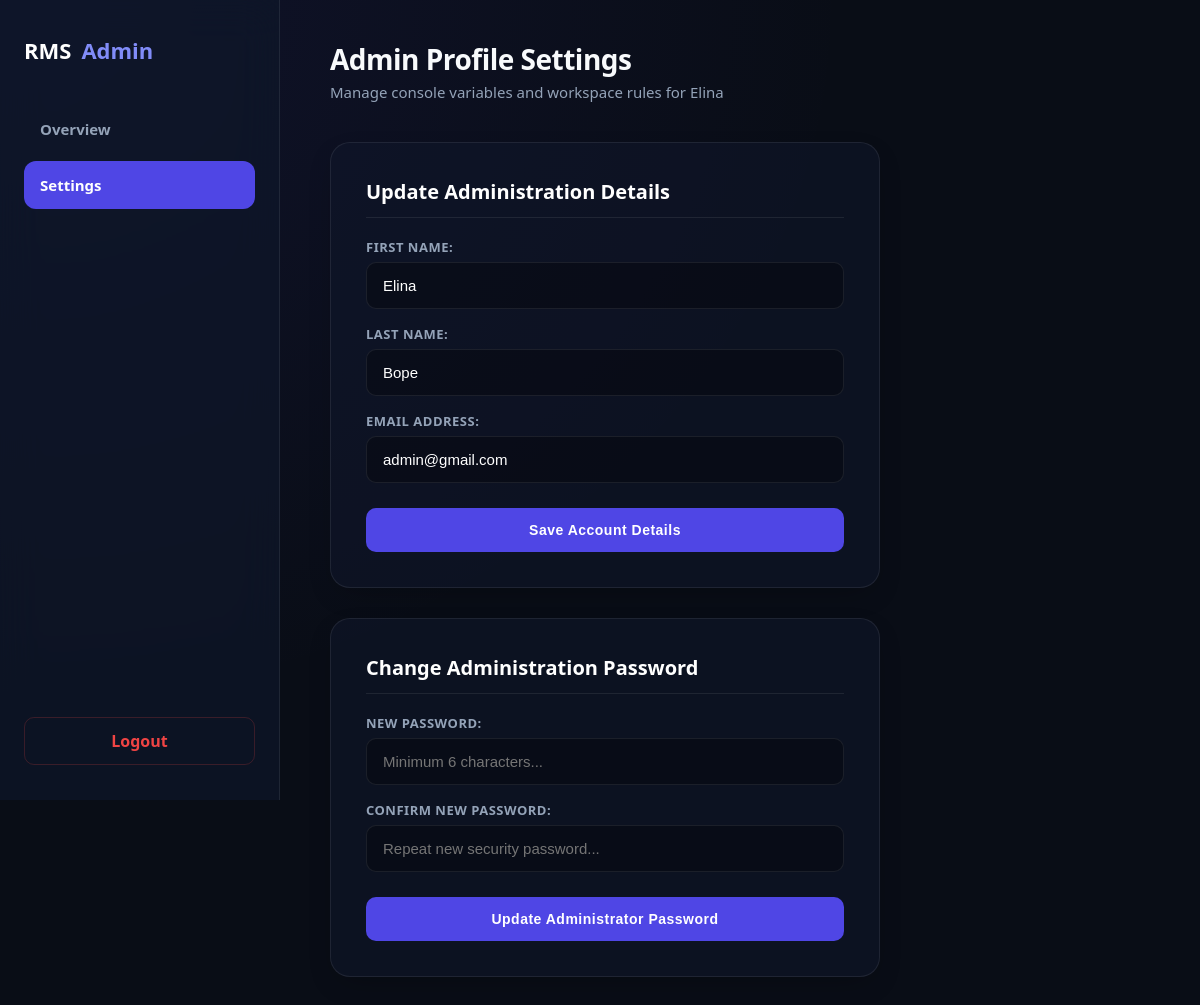
Page /admin/profile_settings.php (signed in) on the committed database.
### tables this page shows
CREATE TABLE `users` (
  `id` int(11) NOT NULL,
  `name` varchar(100) DEFAULT NULL,
  `email` varchar(100) DEFAULT NULL,
  `password` varchar(255) DEFAULT NULL,
  `role` enum('admin','user','technician') DEFAULT NULL,
  `first_name` varchar(50) DEFAULT NULL,
  `last_name` varchar(50) DEFAULT NULL,
  `profile_image` varchar(255) DEFAULT NULL,
  `created_at` timestamp NOT NULL DEFAULT current_timestamp()
);

### admin/profile_settings.php (the view, shortened to what this page needs)
<?php
include "../config/db.php";
$admin_id = $_SESSION['user_id'];
$admin_profile = $conn->query("SELECT * FROM users WHERE id='$admin_id'")->fetch_assoc();
$first = $admin_profile['first_name'] ?? $admin_profile['firstname'] ?? '';
$last = $admin_profile['last_name'] ?? $admin_profile['lastname'] ?? '';
$email_val = $admin_profile['email'] ?? '';
$display_name = !empty($first) ? htmlspecialchars(ucfirst(trim($first))) : 'Admin';
?>
<!DOCTYPE html>
<html lang="en">
<head>
</head>
<body>
    <nav class="sidebar">
        <div>
            <a href="dashboard.php" class="sidebar-brand">RMS <span>Admin</span></a>
            <div class="menu">
                <a href="dashboard.php" class="menu-link">Overview</a>
                <a href="profile_settings.php" class="menu-link active">Settings</a>
            </div>
        </div>
        <div class="sidebar-footer" style="width:100%;">
            <a href="../auth/logout.php">Logout</a>
        </div>
    </nav>
    <main class="main">
        <div class="topbar">
            <div class="welcome">
                <h1>Admin Profile Settings</h1>
                <p>Manage console variables and workspace rules for <?php echo $display_name; ?></p>
            </div>
        </div>
        <div class="settings-container">
            <div class="settings-card">
                <h2>Update Administration Details</h2>
                <form method="POST" action="profile_settings.php">
                    <label for="first_name">First Name:</label>
                    <input type="text" id="first_name" name="first_name" value="<?php echo htmlspecialchars($first); ?>" required>
                    <label for="last_name">Last Name:</label>
                    <input type="text" id="last_name" name="last_name" value="<?php echo htmlspecialchars($last); ?>" required>
                    <label for="email">Email Address:</label>
                    <input type="email" id="email" name="email" value="<?php echo htmlspecialchars($email_val); ?>" required>
                    <button type="submit">Save Account Details</button>
                </form>
            </div>
            <div class="settings-card">
                <h2>Change Administration Password</h2>
                <form method="POST" action="profile_settings.php">
                    <label for="new_password">New Password:</label>
                    <input type="password" id="new_password" name="new_password" placeholder="Minimum 6 characters..." required>
                    <label for="confirm_password">Confirm New Password:</label>
                    <input type="password" id="confirm_password" name="confirm_password" placeholder="Repeat new security password..." required>
                    <button type="submit">Update Administrator Password</button>
                </form>
            </div>
        </div>
    </main>
</body>
</html>

### admin/profile_settings.php (style rules this page uses)
:root { --primary: #4f46e5; --primary-hover: #6366f1; --dark-bg: #090d16; --card-surface: rgba(15, 23, 42, 0.6); --text-main: #f8fafc; --text-muted: #94a3b8; --border-color: rgba(255, 255, 255, 0.08); --transition: all 0.3s cubic-bezier(0.4, 0, 0.2, 1); }
* { margin: 0; padding: 0; box-sizing: border-box; }
body { font-family: system-ui, -apple-system, BlinkMacSystemFont, sans-serif; background: var(--dark-bg); background-image: radial-gradient(at 0% 0%, rgba(79, 70, 229, 0.1) 0px, transparent 50%); color: var(--text-main); display: flex; min-height: 100vh; }
.sidebar { width: 280px; background: rgba(15, 23, 42, 0.7); backdrop-filter: blur(20px); border-right: 1px solid var(--border-color); display: flex; flex-direction: column; justify-content: space-between; padding: 35px 24px; position: fixed; height: 100vh; left: 0; top: 0; z-index: 100; }
.sidebar-brand { font-size: 22px; font-weight: 800; display: flex; align-items: center; gap: 10px; color: white; text-decoration: none; }
.sidebar-brand span { color: #818cf8; }
.menu { display: flex; flex-direction: column; gap: 8px; margin-top: 40px; flex-grow: 1; }
.menu-link { display: flex; align-items: center; gap: 12px; color: #94a3b8; text-decoration: none; padding: 14px 16px; font-weight: 600; font-size: 15px; border-radius: 12px; transition: var(--transition); }
.menu-link:hover, .menu-link.active { background: rgba(255, 255, 255, 0.05); color: white; }
.menu-link.active { background: var(--primary); color: white; }
.sidebar-footer a { display: block; text-align: center; text-decoration: none; padding: 12px; border-radius: 10px; color: #ef4444; border: 1px solid rgba(239, 68, 68, 0.2); font-weight: 700; }
.main { margin-left: 280px; width: 100%; padding: 40px 50px; }
.topbar { display: flex; justify-content: space-between; align-items: center; margin-bottom: 40px; }
.welcome h1 { font-size: 28px; font-weight: 800; letter-spacing: -0.5px; margin-bottom: 4px; }
.welcome p { color: var(--text-muted); font-size: 15px; }
.settings-container { display: flex; flex-direction: column; gap: 30px; max-width: 550px; }
.settings-card { background: var(--card-surface); border: 1px solid var(--border-color); padding: 35px; border-radius: 20px; box-shadow: 0 10px 30px -10px rgba(0,0,0,0.3); }
.settings-card h2 { font-size: 20px; font-weight: 700; margin-bottom: 20px; color: white; border-bottom: 1px solid var(--border-color); padding-bottom: 12px; }
label { display: block; margin-top: 16px; font-weight: 700; font-size: 13px; color: var(--text-muted); text-transform: uppercase; letter-spacing: 0.5px; }
input[type="text"], input[type="email"], input[type="password"] { background: rgba(0, 0, 0, 0.3); border: 1px solid var(--border-color); padding: 14px 16px; color: white; border-radius: 10px; outline: none; width: 100%; margin-top: 6px; display: block; font-size: 15px; transition: var(--transition); }
button { padding: 14px 24px; border: none; border-radius: 10px; background: var(--primary); color: white; font-weight: 700; cursor: pointer; margin-top: 25px; width: 100%; font-size: 14px; letter-spacing: 0.5px; transition: var(--transition); }

### rows in the picture
users: first_name "Elina", last_name "Bope", email "admin@gmail.com"
